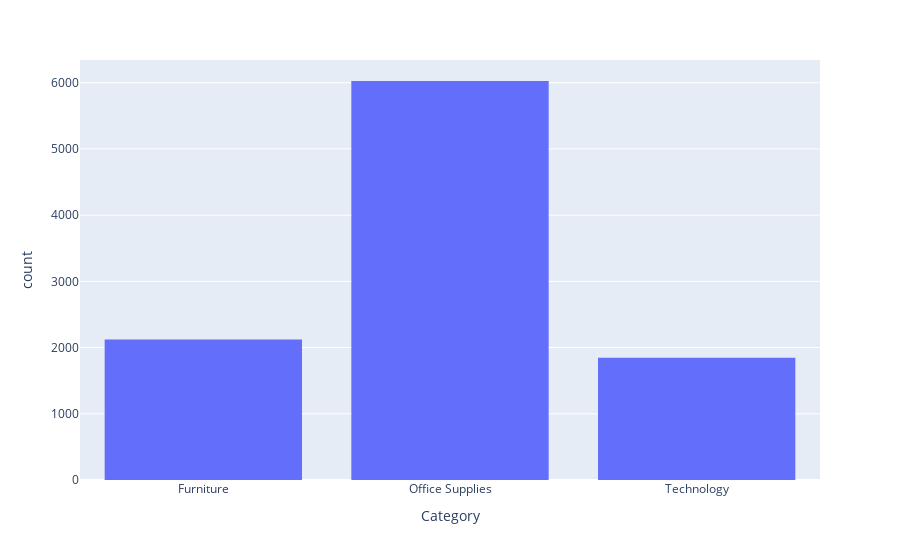

Notebook source saved alongside this figure:
### Markdown cell above
## Histograma - Quantidade de vendas por produto

### Code cell
px.histogram(data_frame=df_loja_base, x="Category")

### Figure 1 — Plotly figure (JSON) as saved in the notebook; plotly's stock layout.template omitted (floating-point values rounded to 4 significant figures; data arrays with more than 128 entries replaced by an {"elided": "..."} marker saying what was removed)
{"data": [{"alignmentgroup": "True", "bingroup": "x", "hovertemplate": "Category=%{x}<br>count=%{y}<extra></extra>", "legendgroup": "", "marker": {"color": "#636efa", "pattern": {"shape": ""}}, "name": "", "offsetgroup": "", "orientation": "v", "showlegend": false, "type": "histogram", "x": {"elided": "9994 str values"}, "xaxis": "x", "yaxis": "y"}], "layout": {"barmode": "relative", "legend": {"tracegroupgap": 0}, "margin": {"t": 60}, "xaxis": {"anchor": "y", "domain": [0, 1], "title": {"text": "Category"}}, "yaxis": {"anchor": "x", "domain": [0, 1], "title": {"text": "count"}}}}
